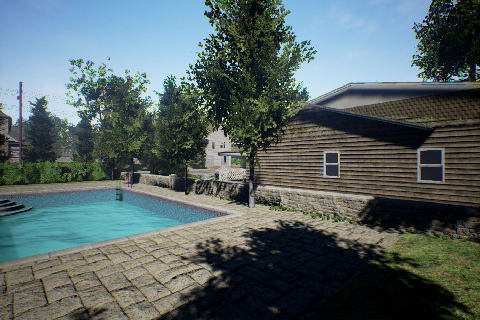
#> input picture images/pic39-0.png, 480 x 320 px, found by its file name
$ python dense-flow.py
#> lines starting #> are read from the running program, lines starting #| are printed output that depends on the picture
"""
Generate an optical flow between two images using the Lucas-Kanade
optical flow algorithm.

References:
[1] - https://docs.opencv.org/3.1.0/d7/d8b/tutorial_py_lucas_kanade.html
"""

import png
import pfm
import numpy as np
import matplotlib.colors as cl
import matplotlib.pyplot as plt
from PIL import Image


UNKNOWN_FLOW_THRESH = 1e7
SMALLFLOW = 0.0
LARGEFLOW = 1e8

"""
=============
Flow Section
=============
"""


# [269 lines left out: functions show_flow, visualize_flow, read_flow, write_flow, save_flow_image, flowfile_to_imagefile and 5 more, not called in this run]


"""
==============
Disparity Section
==============
"""


# [37 lines left out: functions read_disp_png, disp_to_flowfile, not called in this run]


"""
==============
Image Section
==============
"""


# [48 lines left out: functions read_image, warp_image, not called in this run]


"""
==============
Others
==============
"""

# [217 lines left out: functions pfm_to_flo, scale_image, compute_color, make_color_wheel, read_flo_file, read_png_file and 2 more, not called in this run]


import numpy as np
import cv2

frame1 = cv2.imread('./images/pic39-0.png')
#> frame1 is the input picture: shape (320, 480, 3); mean B, G, R 101.3, 100.6, 86.6
frame2 = cv2.imread('./images/pic39-10.png')
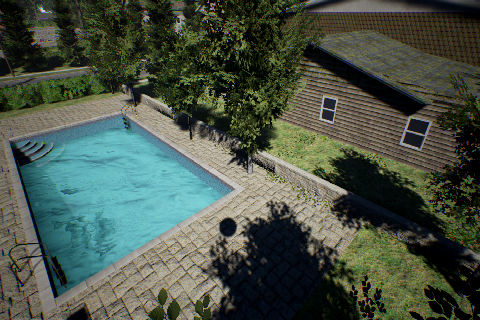
#> input picture images/pic39-10.png, 480 x 320 px, found by its file name
#> frame2 is the input picture: shape (320, 480, 3); mean B, G, R 70.8, 84, 73
frame1 = cv2.cvtColor(frame1, cv2.COLOR_BGR2GRAY)
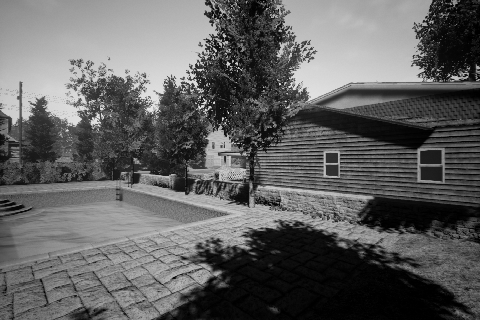
#> frame1: shape (320, 480); min 0, max 232, mean 96.5
frame2 = cv2.cvtColor(frame2, cv2.COLOR_BGR2GRAY)
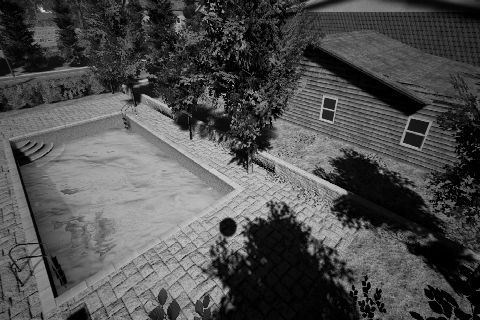
#> frame2: shape (320, 480); min 0, max 213, mean 79.2

#> (the run stopped early here; a loop or call above may not have finished)
